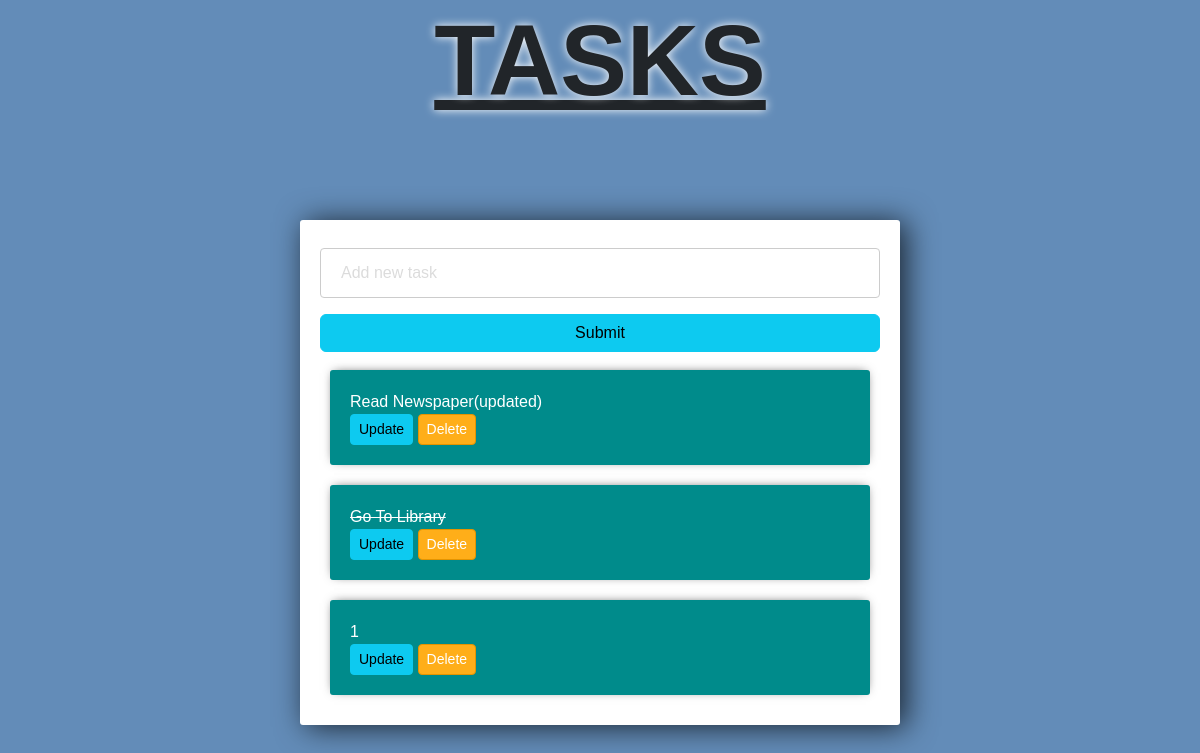
Before: / with the older database file.
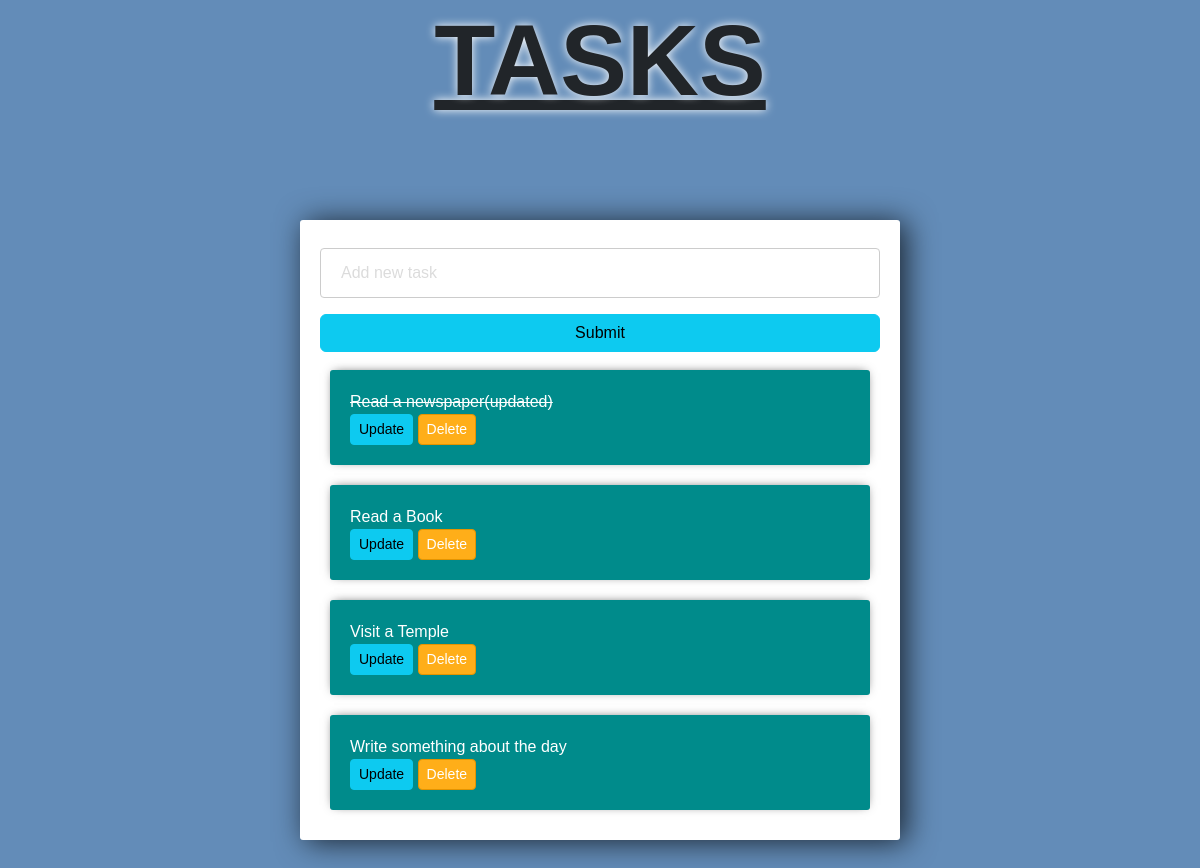
After: the same page with the newer database file.
### tasks/models.py (models this page shows, shortened)
class Task(models.Model):
    title = models.CharField(max_length=100)
    completed = models.BooleanField(default=False)
    created_at = models.DateTimeField(auto_now_add=True)

### tasks/views.py (the view)
def list(request):
    tasks = Task.objects.all()
    form = TaskForm()
    if request.method == 'POST':
        form = TaskForm(request.POST)
        if form.is_valid():
            form.save()
        return redirect ('/')
    context = {'tasks': tasks, 'form': form}
    return render(request, 'tasks/list.html', context)

### tasks/forms.py
class TaskForm(ModelForm):
    title = forms.CharField(widget=forms.TextInput(attrs={'placeholder': 'Add new task'}))
    class Meta:
        model = Task
        fields = '__all__'

### tasks/templates/tasks/list.html (shortened to what this page needs)
{% load static %}
<!DOCTYPE html>
<html lang="en">
<head>
    <link rel="stylesheet" href="https://cdn.jsdelivr.net/npm/bootstrap@5.3.2/dist/css/bootstrap.min.css">
    <link rel="stylesheet" href="{% static 'css/style.css' %}">
</head>
<body>
    <h1>Tasks</h1>
    <div class="center-column">
        <form method="post" action="{% url 'list' %}">
            {{form.title}}
            <input class="btn btn-info" type="submit" name="Create Task" placeholder="Add a Task">
        </form>
        {% for task in tasks %}
            <div class="item-row">
                <div >
                    {% if task.completed %}
                        <strike>{{task.title}}</strike>
                    {% else %}
                        <span>{{task.title}}</span>
                    {% endif %}
                    <br>
                </div>
                <div>
                    <a class="btn btn-sm btn-info" href="{% url 'update_task' task.id %}">Update</a>
                    <a class="btn btn-sm btn-danger" href="{% url 'delete_task' task.id %}">Delete</a>
                </div>
            </div>
        {% endfor %}
    </div>
</body>
</html>

### staticfiles/css/style.css (style rules this page uses)
body { background-color: #638cb8; font-family: Arial, Helvetica, sans-serif; }
h1 { text-align: center; font-family: 'Franklin Gothic Medium', 'Arial Narrow', Arial, sans-serif; font-size: 100px; font-weight: bolder; margin-top: auto; text-decoration: underline ; text-transform: uppercase; text-shadow: 0px 0px 10px #fff; }
input { width: 100%; padding: 12px 20px; margin: 8px 0; display: inline-block; border: 1px solid #ccc; border-radius: 4px; box-sizing: border-box; }
input::placeholder { color: #d3d3d3; opacity: 0.8; }
.center-column { display: flex; justify-content: center; flex-direction: column; width: 600px; margin: 100px auto; padding: 20px; background-color: #fff; border-radius: 3px; box-shadow: 6px 2px 30px 0px rgba(0,0,0,0.75); }
.item-row { background-color: darkcyan; margin: 10px; padding: 20px; border-radius: 3px; color: #fff; font-size: 16px; box-shadow: 0px -1px 10px -4px rgba(0,0,0,0.75); }
.btn-danger { background-color: #ffae19; border-color: #e59400; }

Changed rows visible on the page:
removed Task: title "Read Newspaper(updated)"
removed Task: title "Go To Library"
removed Task: title "1"
added Task: title "Read a newspaper(updated)"
added Task: title "Read a Book"
added Task: title "Visit a Temple"
added Task: title "Write something about the day"
